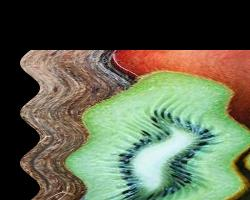
#> input picture lap03/exercise/kiwi_wave.jpg, 250 x 200 px, given in place of ha-long-bay-in-vietnam.jpg, which was not available
$ jupyter execute Lab02_207ct09941.ipynb   (text cells are left out)
#> lines starting #> are read from the running program, lines starting #| are printed output that depends on the picture; after the words box and inside, x2 and y2 are one past the last pixel; in counts of white or black regions, pixels touching at a corner belong together; pictures that were not available may be replaced by others from this repository, and a replacement may not be noted
[cell 1]
from PIL import Image
import math
import scipy
import numpy as np
import imageio.v2 as iio
import matplotlib.pylab as plt

[cell 2]
img = Image.open('exercise/ha-long-bay-in-vietnam.jpg').convert('L')
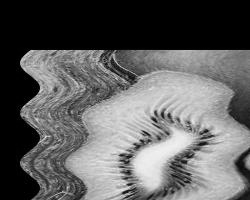
#> img: PIL image 250x200 L; min 0, max 242, mean 96

im_1 = np.asarray(img)

im_2 = 255 - im_1
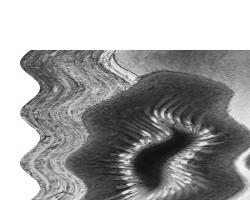
#> im_2: shape (200, 250); min 13, max 255, mean 159

new_img = Image.fromarray(im_2)

img.show()
plt.imshow(new_img, cmap='gray')
plt.show()
plt.imshow(img)
plt.show()

[cell 3]
img = Image.open('bird.png').convert('L')
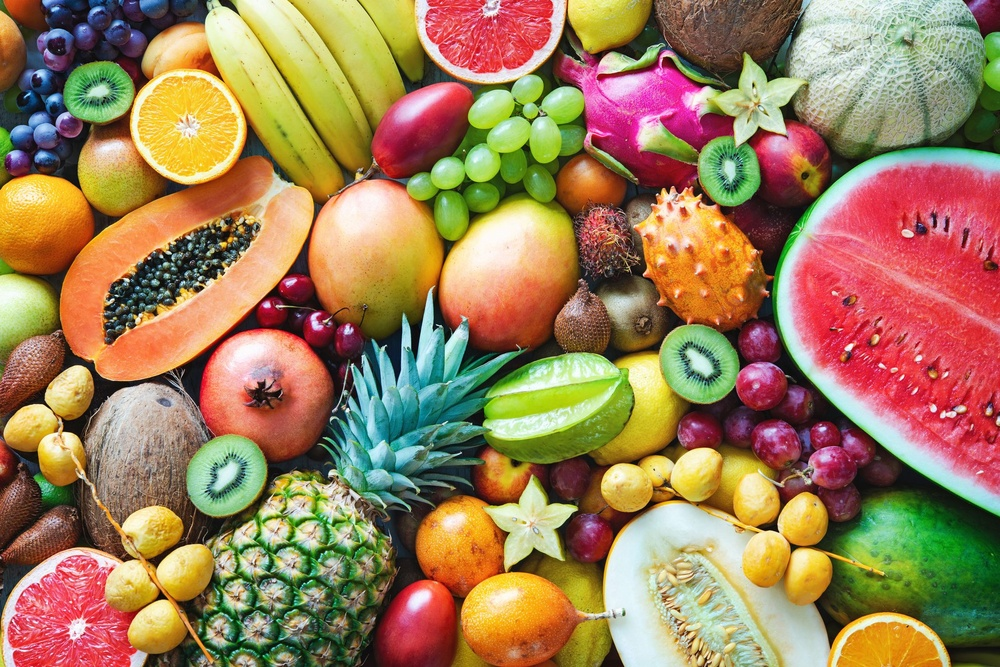
#> input picture lap03/exercise/colorful-ripe-tropical-fruits.jpg, 1000 x 667 px, shrunk from 2119 x 1414 before the run, given in place of bird.png, which was not available
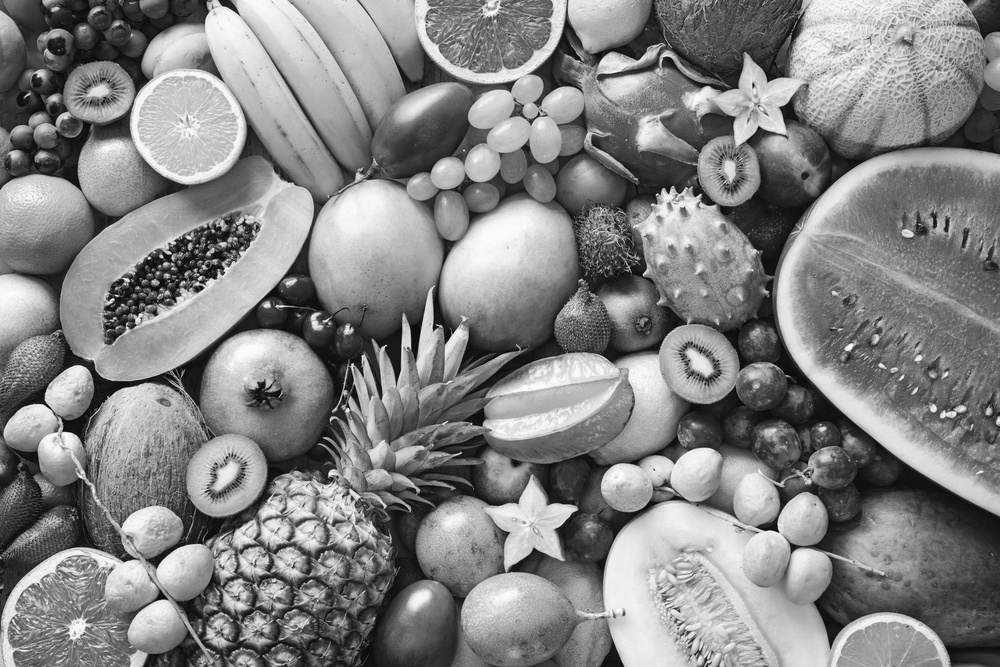
#> img: PIL image 1000x667 L; min 1, max 255, mean 131.7

im_1 = np.asarray(img)
gamma = 0.5
b1 = im_1.astype(float)
b2 = np.max(b1)
#> b2 = 255
b3 = b1/b2
b2 = np.log(b3) * gamma
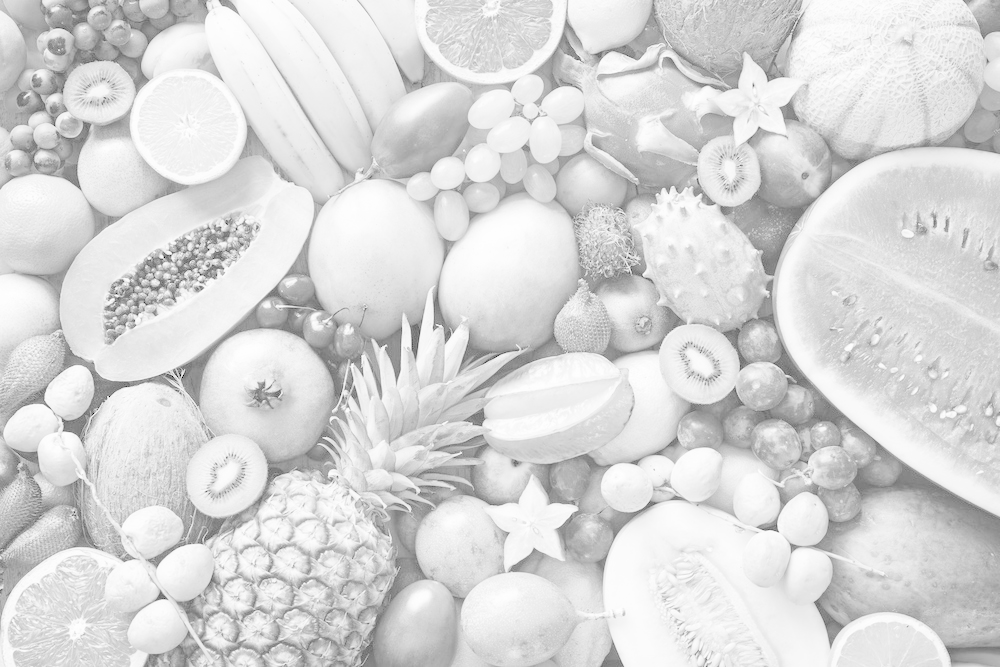
#> b2: shape (667, 1000) float64; min -2.77, max 0, mean -0.417; drawn with min black and max white
c = np.exp(b2) * 255.0
c1 = c.astype(np.int8)
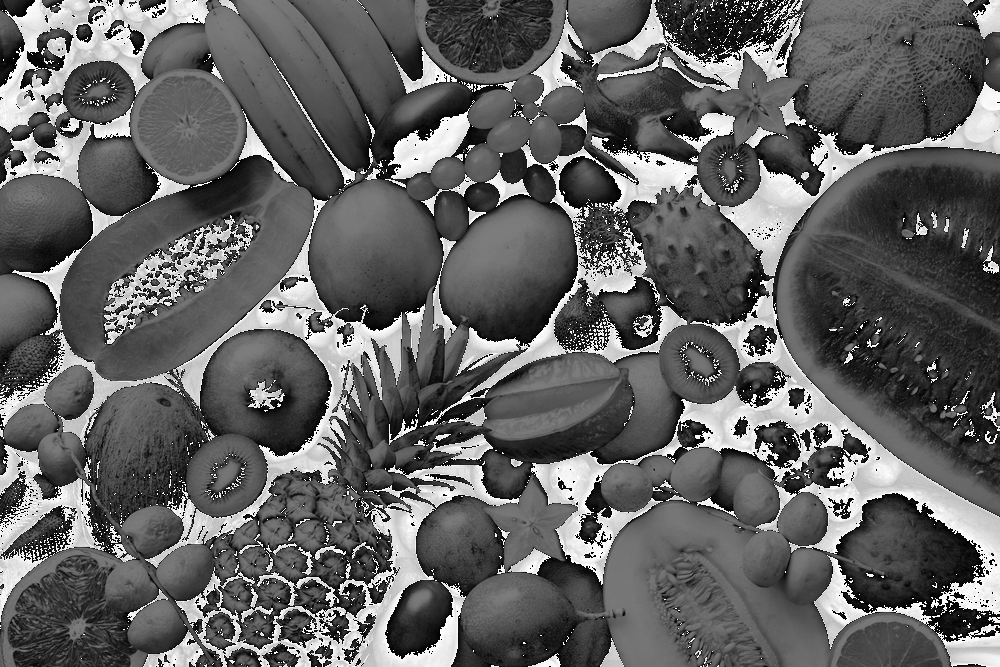
#> c1: shape (667, 1000) int8; min -128, max 127, mean -29.1; drawn with min black and max white

d = Image.fromarray(c1)

img.show()
d.show()
plt.imshow(d)
plt.show()

[cell 4]
# Đọc ảnh và chuyển sang grayscale
img = Image.open('bird.png').convert('L')

im_1 = np.asarray(img).astype(float)

gamma = 0.5 # theo yêu cầu đề bài, xem sự thay đổi giữa 5 vs 0.5
#gamma = 0.5

# Chuẩn hóa về [0,1], tránh chia cho 0
b2 = np.max(im_1)
b3 = im_1 / b2

# Thêm epsilon tránh log(0)
epsilon = 1e-10
log_img = np.log(b3 + epsilon)

# Áp dụng gamma trên log
log_gamma = np.power(log_img, gamma)
#> log_gamma: shape (667, 1000) float64; 100% of the values are NaN or infinite; the others: min 1e-05, max 1e-05, mean 1e-05

# Lấy exp trở lại và chuẩn hóa về 0-255
c = np.exp(log_gamma) * 255.0
#> c: shape (667, 1000) float64; 100% of the values are NaN or infinite; the others: min 255, max 255, mean 255

# Giới hạn giá trị trong 0-255 và chuyển về uint8
c = np.clip(c, 0, 255).astype(np.uint8)
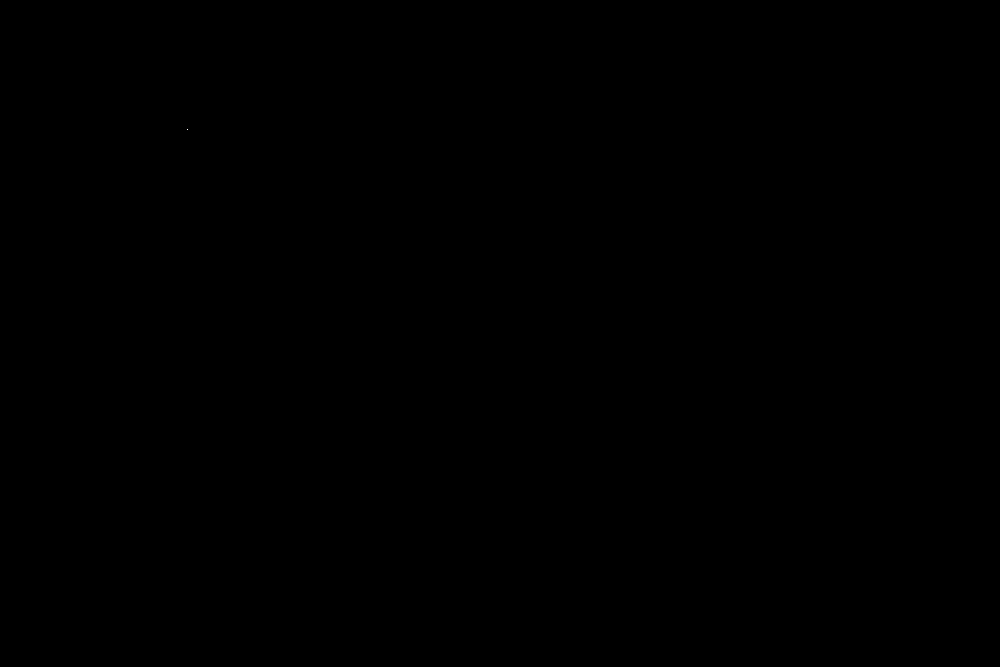
#> c: shape (667, 1000); 0% white in thin lines or dots, all inside (x1, y1, x2, y2) = (187, 129, 188, 130)

# Tạo ảnh PIL từ mảng numpy
d = Image.fromarray(c)

# Hiển thị ảnh gốc và ảnh biến đổi
img.show()
d.show()

# Hiển thị bằng matplotlib
plt.imshow(d, cmap='gray')
plt.axis('off')
plt.show()
plt.imshow(im_1)
plt.show()

[cell 5]
img = Image.open('exercise/pagoda.jpg').convert('L')

im_1 = np.asarray(img)

b1 = im_1.astype(float)

b2 = np.max(b1)

c = (128.0 * np.log(1+b1)) / np.log(1+b2)
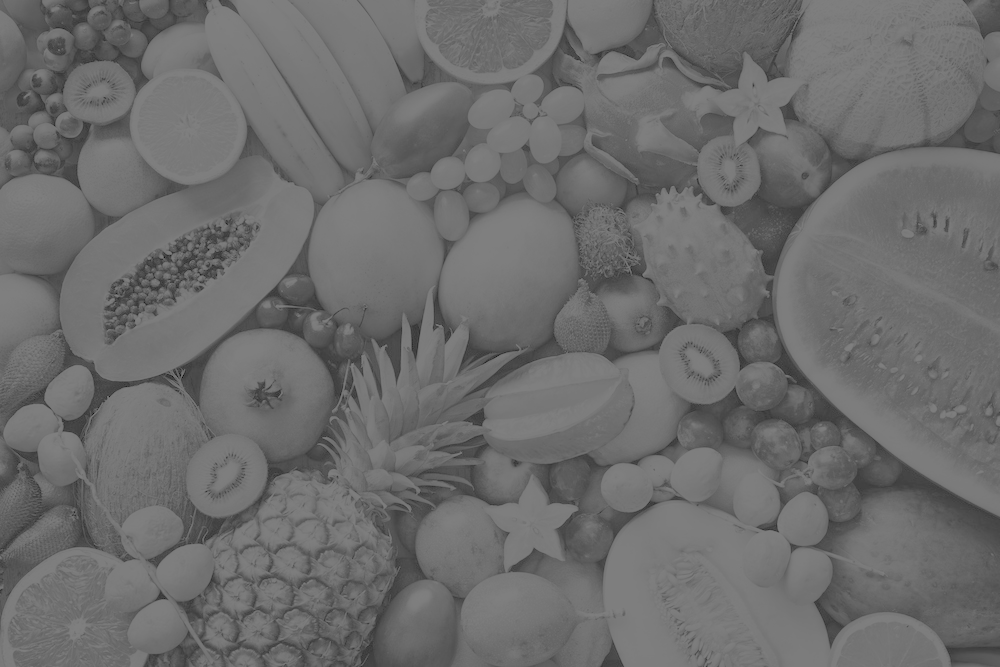
#> c: shape (667, 1000) float64; min 16, max 128, mean 108.9
c1 = c.astype(np.int8)
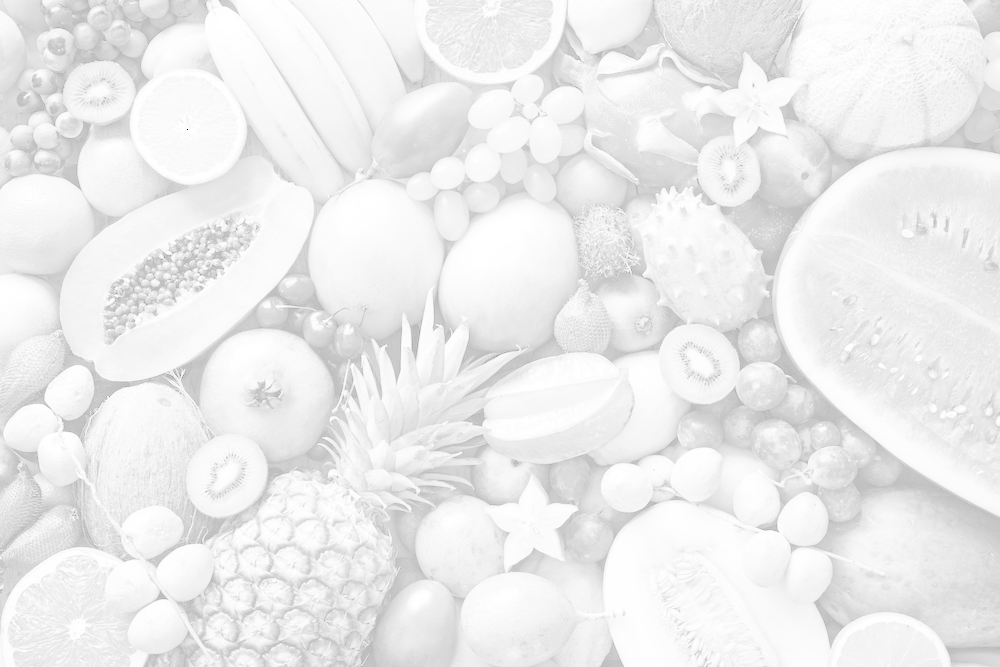
#> c1: shape (667, 1000) int8; min -128, max 127, mean 108.4; drawn with min black and max white

d = Image.fromarray(c1)

img.show()
d.show()
plt.imshow(d)
plt.show()

[cell 6]
# Đọc ảnh và chuyển sang grayscale
img = Image.open('exercise/pagoda.jpg').convert('L')

im_1 = np.asarray(img).astype(float)

b2 = np.max(im_1)

# Biến đổi log chuẩn hóa về khoảng 0-128
c = (128.0 * np.log(1 + im_1)) / np.log(1 + b2)

# Chuyển về kiểu uint8 và giới hạn trong [0,255]
c1 = np.clip(c, 0, 255).astype(np.uint8)

# Tạo ảnh PIL từ mảng numpy
d = Image.fromarray(c1)

# Hiển thị ảnh gốc và ảnh biến đổi

img.show()
d.show()

# Hiển thị ảnh biến đổi bằng matplotlib
plt.imshow(c1, cmap='gray')
plt.axis('off')
plt.show()
plt.imshow(img)
plt.show()
plt.imshow(d)
plt.show()

[cell 7]
img = Image.open('bird.png').convert('L')

im_1 = np.asarray(img)

b1 = im_1.flatten()
hist, bins = np.histogram(im_1, 256, [0,255])
#> hist = 256 values, max 3681 at index 201, min 0 at index 0, mean 2605.5; bins = 257 values from 0 to 255

cdf = hist.cumsum()
#> cdf = 256 values from 0 to 667000

cdf_m = np.ma.masked_equal(cdf, 0)

num_cdf_m = (cdf_m -cdf_m.min()) * 255
den_cdf_m = (cdf.max() - cdf_m.min())
#> den_cdf_m = 666993
cdf_m = num_cdf_m/den_cdf_m

cdf_m = np.ma.filled(cdf_m, 0).astype('uint8')
#> cdf_m = 256 values from 0 to 255

im_2 = cdf_m[b1]
#im_2 = cdf[b1]
im_3 = np.reshape(im_2, im_1.shape)

im_4 = Image.fromarray(im_3)

img.show()
im_4.show()
plt.imshow(im_4, cmap='gray')
plt.show()

[cell 8]
img = Image.open('bird.png').convert('L')

im_1 = np.asarray(img)

b1 = im_1.flatten()
hist, bins = np.histogram(im_1, 256, [0, 256])  # chú ý: [0,256]
#> bins = 257 values from 0 to 256

cdf = hist.cumsum()

# Loại bỏ các giá trị zero trong cdf
cdf_m = np.ma.masked_equal(cdf, 0)

num_cdf_m = (cdf_m - cdf_m.min()) * 255
den_cdf_m = (cdf_m.max() - cdf_m.min())  # dùng cdf_m.max() thay vì cdf.max()

cdf_m = num_cdf_m / den_cdf_m

cdf_m = np.ma.filled(cdf_m, 0).astype('uint8')

# Thay đổi giá trị pixel bằng cdf đã chuẩn hóa
im_2 = cdf_m[b1]

# Đưa về kích thước ảnh gốc
im_3 = np.reshape(im_2, im_1.shape)

im_4 = Image.fromarray(im_3)

# Hiển thị ảnh gốc và ảnh cân bằng histogram
img.show()
im_4.show()

plt.subplot(1, 2, 1)
plt.title('Hình ảnh gốc')
plt.imshow(im_1, cmap='gray')
plt.axis('off')

plt.subplot(1, 2, 2)
plt.title('Histogram Equalization')
plt.imshow(im_3, cmap='gray')
plt.axis('off')

plt.show()

[cell 9]
img = Image.open('bird.png').convert('L')
im_1 = np.asarray(img)
b = im_1.max()
#> b = 255
a = im_1.min()
#> a = 1
print(a,b)
#| 1 255

c = im_1.astype(float)
im_2 = 255*(c - a)/(b-a)
#> im_2: shape (667, 1000) float64
im_3 = Image.fromarray(im_2)
#> im_3: PIL image 1000x667 F

img.show()
im_3.show()

plt.subplot(1, 2, 1)
plt.title('Hình ảnh gốc')
plt.imshow(img)
plt.show()
plt.subplot(1, 2, 2)
plt.imshow(im_3)
plt.show()
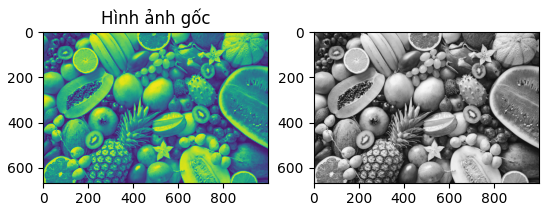
#> figure drawn by matplotlib, 2 panels

[cell 10]
# 1.6.1 Biến đổi ảnh với Fast Fourier

[cell 11]
#1.6.2 Lọc ảnh trong miền tần suất

[cell 12]
import numpy as np
from PIL import Image
import matplotlib.pyplot as plt


def inverse_transform(img_arr):
    return 255 - img_arr


def gamma_correction(img_arr, gamma=2.2):
    norm = img_arr / 255.0
    corrected = np.power(norm, gamma)
    return np.clip(corrected * 255, 0, 255).astype(np.uint8)


def log_transform(img_arr):
    c = 255 / np.log(1 + np.max(img_arr))
    return np.clip(c * np.log(1 + img_arr), 0, 255).astype(np.uint8)


def histogram_equalization(img_arr):
    hist, _ = np.histogram(img_arr.flatten(), 256, [0, 256])
    cdf = hist.cumsum()
    cdf_m = np.ma.masked_equal(cdf, 0)
    cdf_m = (cdf_m - cdf_m.min()) * 255 / (cdf_m.max() - cdf_m.min())
    cdf_final = np.ma.filled(cdf_m, 0).astype('uint8')
    return cdf_final[img_arr]


def contrast_stretching(img_arr):
    a, b = np.min(img_arr), np.max(img_arr)
    stretched = (img_arr - a) * 255 / (b - a)
    return np.clip(stretched, 0, 255).astype(np.uint8)


def show_result(original, processed, title):
    plt.subplot(1, 2, 1)
    plt.title('Original')
    plt.imshow(original, cmap='gray')
    plt.axis('off')

    plt.subplot(1, 2, 2)
    plt.title(title)
    plt.imshow(processed, cmap='gray')
    plt.axis('off')

    plt.show()


def main():
    path = input("Nhập đường dẫn ảnh: ").strip()
#> the answer given: ../lap03/exercise/kiwi_wave.jpg
    img = Image.open(path).convert('L')
    img_arr = np.array(img)

    print("\nChọn phép biến đổi:")
# [5 lines of commented-out code are left out]

    choice = input("Lựa chọn (I_G_L_H_C): ").strip()
#> the answer given: 1
